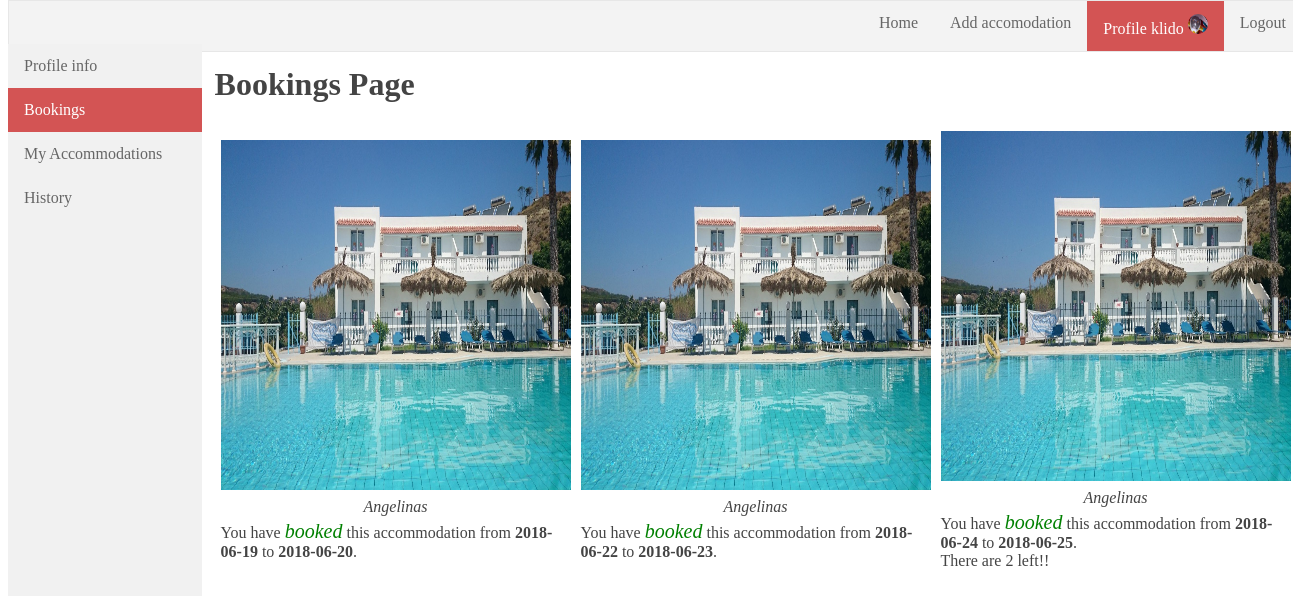
/bookings.php (signed in), run on the app's committed database.
### tables this page shows
CREATE TABLE `bookings` (
  `rent_id` int(11) NOT NULL,
  `user_id` int(11) NOT NULL,
  `accom_id` int(11) NOT NULL,
  `checkin_date` date NOT NULL,
  `checkout_date` date NOT NULL,
  `status` enum('completed','active') NOT NULL DEFAULT 'active'
);

CREATE TABLE `accommodations` (
  `accom_id` int(11) NOT NULL,
  `title` varchar(50) NOT NULL,
  `location` varchar(25) NOT NULL,
  `description` text,
  `rating` float DEFAULT '0',
  `votes` int(11) DEFAULT '0',
  `checkin` time NOT NULL,
  `checkout` time NOT NULL,
  `path_to_image` varchar(100) NOT NULL DEFAULT 'pictures\\accommodations\\not_available.jpg',
  `user_id` int(11) NOT NULL
);

### classes/Config.php (called while the page is built)
<?php
class Config{
  public static function get($path = null){
    if($path){
      $config = $GLOBALS['config'];
      $path = explode('/',$path);
      foreach($path as $bit){
        if(isset($config[$bit]))
          $config = $config[$bit];
      }
      return $config;
    }
    return false;
  }
}
?>

### classes/Database.php (called while the page is built, shortened)
<?php
class Database {
  private static $_instance = null;
  private $_dbc,
          $_query,
          $_error=false,
          $_results,
          $_count=0;
  private function __construct() {
    $this->_dbc  = new mysqli(Config::get('mysql/host'),
                        Config::get('mysql/username'),
                        Config::get('mysql/password'),
                        Config::get('mysql/db'));
  }
  public static function getInstance() {
    if(!isset(self::$_instance)){
      self::$_instance = new Database();
    }
    return self::$_instance;
  }
  public function query($sql,$type='',$params = array()) {
    $this->_error = false;
    if($this->_query = $this->_dbc->prepare($sql)) {
      if(count($params)){
        call_user_func_array(array($this->_query, "bind_param"),array_merge(array($type), $params));
      }
      if($this->_query->execute()) {
          $this->_results = $this->_query->get_result() ?? NULL;
          $this->_count  = $this->_results->num_rows ?? NULL;
      }else{
        $this->_error = true;
      }
    }
  }
  public function getResultArray() {
    if($this->_count>0)
      return $this->_results->fetch_all(MYSQLI_ASSOC);
  }
  public function error() {
    return $this->_error;
  }
}
?>

### classes/Accommodation.php (called while the page is built, shortened)
<?php
class Accommodation {
  private $_db;
  public function __construct() {
    $this->_db = Database::getInstance();
  }
  function getBookedAccomsByUserId($id){
    $this->_db->query('select accommodations.*,bookings.* from accommodations,bookings,users where status="active"
                        and bookings.user_id = users.user_id
                        and accommodations.accom_id = bookings.accom_id
                        and users.user_id= ?','i',array(&$id));
    if($this->_db->error()) {
      echo $this->_db->getErrorDescr();
    }else{
      return $this->_db->getResultArray();
    }
  }
}
?>

### bookings.php (the view, shortened to what this page needs)
<!DOCTYPE html>
<html lang="el">
<head>
	<link href="css/navigation.css" rel="stylesheet" type="text/css">
	<link href="css/profile.css" rel="stylesheet" type="text/css">
</head>
<body>
  <?php include('navigation.php');?>
	<?php include('navigation_profile.php'); ?>
	<div class="profile_content">
		<div id='bookings_profile_section'>
		<?php
			$Acc = new Accommodation();
			$data = $Acc->getBookedAccomsByUserId($_SESSION['user_id']);
			if($data != null){
				echo '<h1>Bookings Page</h1>';
				echo '<table><tr>';
				foreach($data as $index=> $booked_accom){
					$currentDate = date("Y-m-d");
					$days_left_msg = '';
					if($currentDate < $booked_accom['checkin_date']){
						$days_left = date_diff(date_create($booked_accom['checkin_date']),date_create($currentDate));
						$days_left  = $days_left->format("%R%a days");
						$days_left  = abs($days_left);
						if($days_left==1) $days_left_msg = "<br>There is only a day left!!! ";
						else $days_left_msg = "<br>There are ".abs($days_left)." left!!";
					}
					$str = <<<EOF
					<td>
						<table>
							<tr>
								<td width='50%'><a href="accommodation.php?id={$booked_accom['accom_id']}"><img src="{$booked_accom['path_to_image']} "alt="Avatar" width="350" height="350"></td>
							</tr>
							<tr>
								<td align="center"><i>{$booked_accom['title']}</i></td>
							</tr>
							<tr>
								<td>You have <em>booked</em> this accommodation from <b>{$booked_accom['checkin_date']}</b> to <b>{$booked_accom['checkout_date']}</b>.{$days_left_msg}</td>
							</tr>
						</table>
					</td>
EOF;
					echo $str;
				}
				echo '</tr></table>';
			}else{
				echo '<h2><i>You have no Bookings</i></h2>';
			}
?>
		</div>
	</div>
</body>
</html>

### css/profile.css (style rules this page uses)
.profile_content { margin-left:15%; padding:1px 15px; height:1200px; font-family:Georgia, "Times New Roman", Times, serif; color:#444; }
.profile_content em { color:green; font-size:20px }
#bookings_profile_section table { margin:auto; width:50%; }

### data on the page
bookings: accom.path_to_image (picture), accom.title "Angelinas", checkin_date "2018-06-19", checkout_date "2018-06-20"
bookings: accom.path_to_image (picture), accom.title "Angelinas", checkin_date "2018-06-22", checkout_date "2018-06-23"
bookings: accom.path_to_image (picture), accom.title "Angelinas", checkin_date "2018-06-24", checkout_date "2018-06-25", checkin_date "2"

### other printed values
$_SESSION['user'] "klido"
